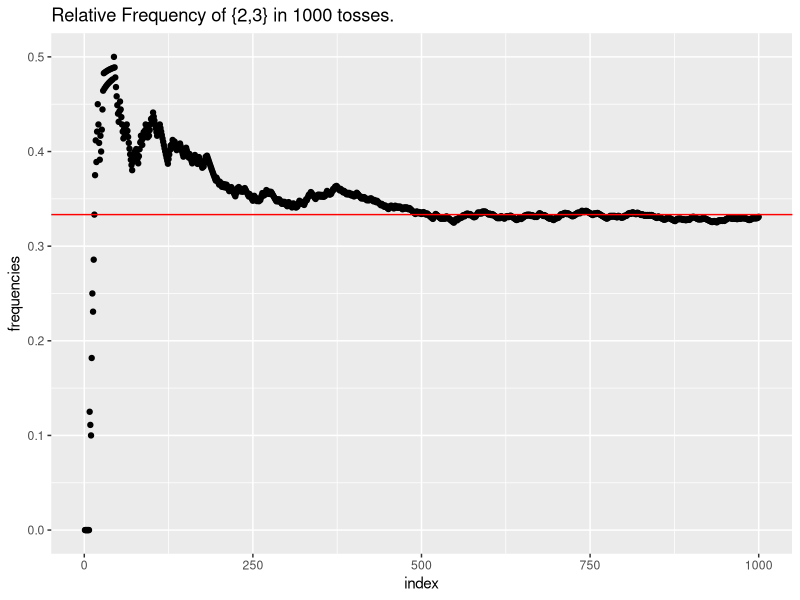
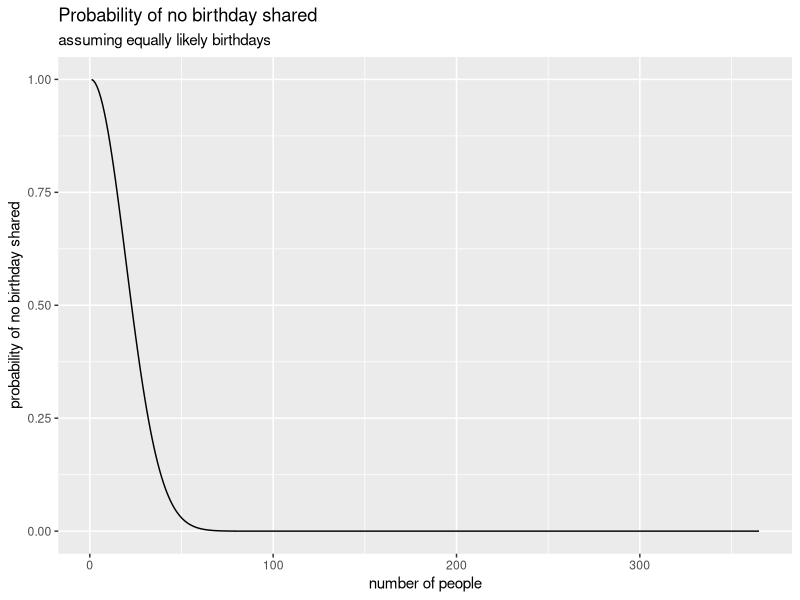

Recreate these plots in R, in order.
## ---- chunk 1
options(htmltools.dir.version = FALSE)
## ---- chunk 2
library(tidyverse)
E <- c(2,3) #set up the event
n <- 1000 #sample
rolldie <- function(n){
  sample(1:6,n, rep = T)
}
result1 <- rolldie(n) 
sum(result1 %in% E) #This will give you the number of times E occurred
table(result1)# see a table of the results. These shouldn't vary too much
## ---- chunk 3
freqapp <- cumsum(result1 %in% E)/1:n #dividing the results elementwise 
freqdata <- tibble(frequencies = freqapp, index = 1:1000) #make a tibble
## using ggplot to map out the relative frequencies
freqdata %>% 
  ggplot(aes(index,frequencies)) +
  geom_point()+
  geom_hline(yintercept = 1/3, color = "red")+
  labs(title = "Relative Frequency of {2,3} in 1000 tosses.")
## ---- chunk 4
n <- 52
result2 <- 3*4 #amount of cards in a standard deck that are a 2,3, or 7
result2/n #or 12/52 to be more exact
## ---- chunk 5
C <-  c(1:5)
D <- seq(from = 1, to = 100, by = 2)
union(C,D) # Union
intersect(C,D) #Intersection
## ---- chunk 6
#likewise if we do the second step
C2 <-  0
D2 <- seq(from = 1, to = 100, by = 2)
union(C2,D2)
intersect(C2,D2) #this will return an empty value because it is an empty set
## ---- chunk 7
phys <- 2
obs <- 3
clinics <- 3
clinics*phys*obs ## this will give you the total number of possble outcomes
## ---- chunk 8
# Lets think for a second.
# At first, we might be tempted to do 4*3 to get the license plates
# However, this is not the right approach because each letter and number has
# a certain number of outcomes. So L1 = 26(a-z) total outcomes while N1 = 10 #(0-9). With this in mind, we'd do the following
26*26*26*10*10*10*10
#or
26^3 *10^4
## ---- chunk 9
26*25*24*10*9*8*7
#or
prod(26:(26-3+1))*prod(10:(10-4+1))
## ---- chunk 10
(364/365)^76 ##probability that no student has the same birthday as instructor
## ---- chunk 11
prod(290:365)/365^76 # the manual way
1 - pbirthday(76) #using the built in R function
## ---- chunk 12
vec <- list()
for (i in 1:365) {
  vec[i] <- 1- pbirthday(i)
  }
tibz<- tibble(probability = vec, people = 1:365)
ggplot(tibz, aes(as.numeric(people),as.numeric(probability)))+
  geom_line()+
  labs(title = "Probability of no birthday shared",
       subtitle = "assuming equally likely birthdays",
       x = "number of people",
       y = "probability of no birthday shared")
## ---- chunk 13
(choose(13,1)*choose(4,3)*choose(12,1)*choose(4,2))/choose(52,5)
## ---- chunk 14
n<- 6*6 #number of total outcomes 
2/n
#if given first number is 1
1/n/(1/6)
## ---- chunk 15
(6/10)*(4/9)+ (4/10) * (3/9)
## ---- chunk 16
(4/52)*(4/51)*(4/50)
## ---- chunk 17
PA_1 <- .001 #population that has the disease
PA_2 <- .999 #population that does not have the disease
##B indicates a positive test result
PBA_2 <- .02 #Positive result given does not have disease
PBA_1 <- .99 #positive result given individual has disease

## Bayes approach 
(PA_1*PBA_1)/((PA_1*PBA_1)+(PA_2*PBA_2))
## ---- chunk 18
A1 <- .5
A2 <- .3
A3 <- .2
PDA1 <- .08
PDA2 <- .04
PDA3 <- .02
PD <- sum((PDA1*A1),(PDA2*A2),(PDA3*A3))
PD
(A1 * PDA1)/PD
## ---- chunk 19
lpizza <- .75
npizza <- 1-lpizza
#Probability that first loves pizza while second does not is
lpizza*(npizza)
